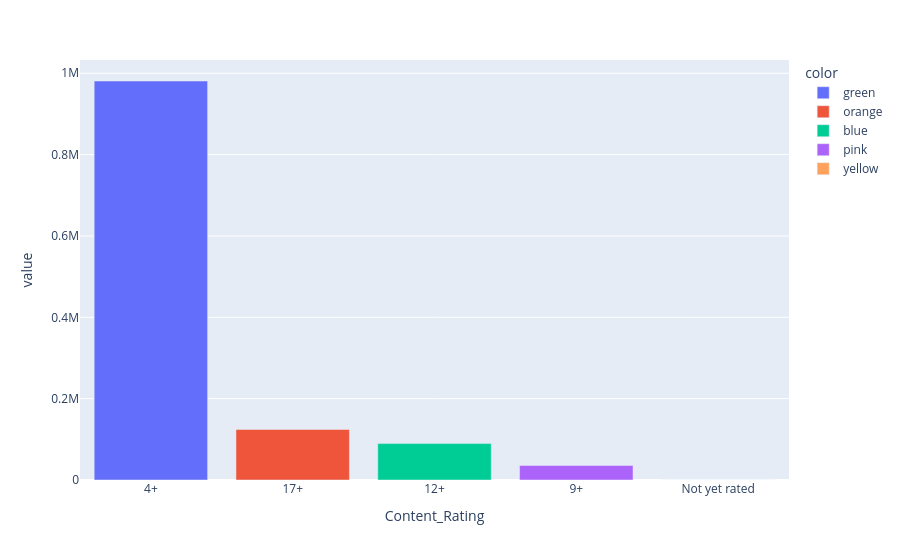

Notebook source saved alongside this figure:
### Markdown cell above
## 2.Content Rating High to Low

### Code cell
px.bar(df['Content_Rating'].value_counts(),color=['green','orange','blue','pink','yellow'])

### Figure 1 — Plotly figure (JSON) as saved in the notebook; plotly's stock layout.template omitted (floating-point values rounded to 4 significant figures)
{"data": [{"hovertemplate": "color=green<br>Content_Rating=%{x}<br>value=%{y}<extra></extra>", "legendgroup": "green", "marker": {"color": "#636efa", "pattern": {"shape": ""}}, "name": "green", "orientation": "v", "showlegend": true, "textposition": "auto", "type": "bar", "x": ["4+"], "xaxis": "x", "y": [980971], "yaxis": "y"}, {"hovertemplate": "color=orange<br>Content_Rating=%{x}<br>value=%{y}<extra></extra>", "legendgroup": "orange", "marker": {"color": "#EF553B", "pattern": {"shape": ""}}, "name": "orange", "orientation": "v", "showlegend": true, "textposition": "auto", "type": "bar", "x": ["17+"], "xaxis": "x", "y": [124127], "yaxis": "y"}, {"hovertemplate": "color=blue<br>Content_Rating=%{x}<br>value=%{y}<extra></extra>", "legendgroup": "blue", "marker": {"color": "#00cc96", "pattern": {"shape": ""}}, "name": "blue", "orientation": "v", "showlegend": true, "textposition": "auto", "type": "bar", "x": ["12+"], "xaxis": "x", "y": [89570], "yaxis": "y"}, {"hovertemplate": "color=pink<br>Content_Rating=%{x}<br>value=%{y}<extra></extra>", "legendgroup": "pink", "marker": {"color": "#ab63fa", "pattern": {"shape": ""}}, "name": "pink", "orientation": "v", "showlegend": true, "textposition": "auto", "type": "bar", "x": ["9+"], "xaxis": "x", "y": [35698], "yaxis": "y"}, {"hovertemplate": "color=yellow<br>Content_Rating=%{x}<br>value=%{y}<extra></extra>", "legendgroup": "yellow", "marker": {"color": "#FFA15A", "pattern": {"shape": ""}}, "name": "yellow", "orientation": "v", "showlegend": true, "textposition": "auto", "type": "bar", "x": ["Not yet rated"], "xaxis": "x", "y": [10], "yaxis": "y"}], "layout": {"barmode": "relative", "legend": {"title": {"text": "color"}, "tracegroupgap": 0}, "margin": {"t": 60}, "xaxis": {"anchor": "y", "domain": [0, 1], "title": {"text": "Content_Rating"}}, "yaxis": {"anchor": "x", "domain": [0, 1], "title": {"text": "value"}}}}
